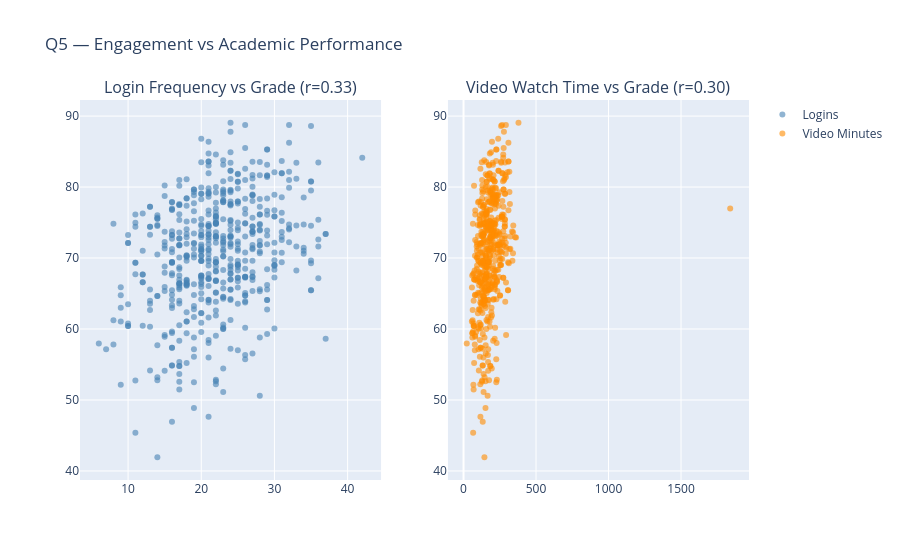

The cell this chart's notebook holds for it:
### Markdown cell above
### Q5 — Engagement vs academic performance

### Code cell
q5_data = master.dropna(subset=['login_count','total_video_minutes','avg_grade'])

r_login, p_login = pearsonr(q5_data['login_count'], q5_data['avg_grade'])
r_video, p_video = pearsonr(q5_data['total_video_minutes'], q5_data['avg_grade'])

fig = make_subplots(rows=1, cols=2,
    subplot_titles=[f'Login Frequency vs Grade (r={r_login:.2f})',
                     f'Video Watch Time vs Grade (r={r_video:.2f})'])

fig.add_trace(go.Scatter(x=q5_data['login_count'], y=q5_data['avg_grade'],
                          mode='markers', name='Logins',
                          marker=dict(color='steelblue', opacity=0.6)), row=1, col=1)
fig.add_trace(go.Scatter(x=q5_data['total_video_minutes'], y=q5_data['avg_grade'],
                          mode='markers', name='Video Minutes',
                          marker=dict(color='darkorange', opacity=0.6)), row=1, col=2)

fig.update_layout(title='Q5 — Engagement vs Academic Performance')
fig.show()

print(f'📊 Observation:')
print(f'  Login frequency: r={r_login:.3f} (p={p_login:.4f})')
print(f'  Video watch time: r={r_video:.3f} (p={p_video:.4f})')
dominant = 'login frequency' if abs(r_login) > abs(r_video) else 'video watch time'
print(f'  {dominant.capitalize()} shows a stronger link to performance.')

### Figure 1 — Plotly figure (JSON) as saved in the notebook; plotly's stock layout.template omitted (floating-point values rounded to 4 significant figures; data arrays with more than 128 entries replaced by an {"elided": "..."} marker saying what was removed)
{"data": [{"marker": {"color": "steelblue", "opacity": 0.6}, "mode": "markers", "name": "Logins", "type": "scatter", "x": {"elided": "550 int values"}, "xaxis": "x", "y": {"elided": "550 float values"}, "yaxis": "y"}, {"marker": {"color": "darkorange", "opacity": 0.6}, "mode": "markers", "name": "Video Minutes", "type": "scatter", "x": {"elided": "550 float values"}, "xaxis": "x2", "y": {"elided": "550 float values"}, "yaxis": "y2"}], "layout": {"annotations": [{"font": {"size": 16}, "showarrow": false, "text": "Login Frequency vs Grade (r=0.33)", "x": 0.225, "xanchor": "center", "xref": "paper", "y": 1, "yanchor": "bottom", "yref": "paper"}, {"font": {"size": 16}, "showarrow": false, "text": "Video Watch Time vs Grade (r=0.30)", "x": 0.775, "xanchor": "center", "xref": "paper", "y": 1, "yanchor": "bottom", "yref": "paper"}], "title": {"text": "Q5 — Engagement vs Academic Performance"}, "xaxis": {"anchor": "y", "domain": [0, 0.45]}, "xaxis2": {"anchor": "y2", "domain": [0.55, 1]}, "yaxis": {"anchor": "x", "domain": [0, 1]}, "yaxis2": {"anchor": "x2", "domain": [0, 1]}}}
